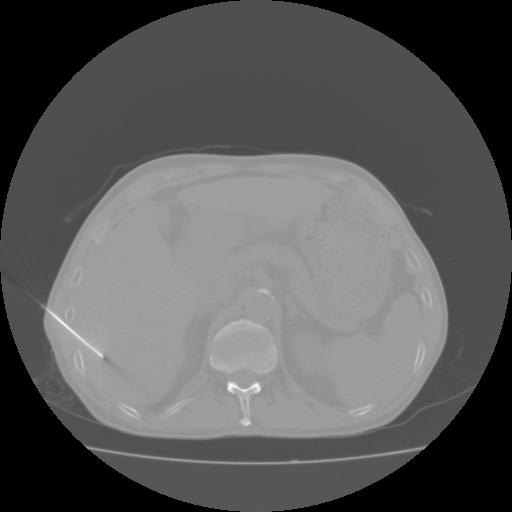
#> input picture Test_Img/10.jpg, 512 x 512 px, found by its file name
$ python One_Important_Matter.py
#> lines starting #> are read from the running program, lines starting #| are printed output that depends on the picture
import numpy as np
import cv2 as cv
from matplotlib import pyplot as plt
img = cv.imread('/home/qiao/PythonProjects/Opencv_On_CT/Test_Img/10.jpg',0)
#> img is the input picture: shape (512, 512); min 0, max 254, mean 90.7
# Output dtype = cv.CV_8U
sobelx8u = cv.Sobel(img,cv.CV_8U,1,0,ksize=5)
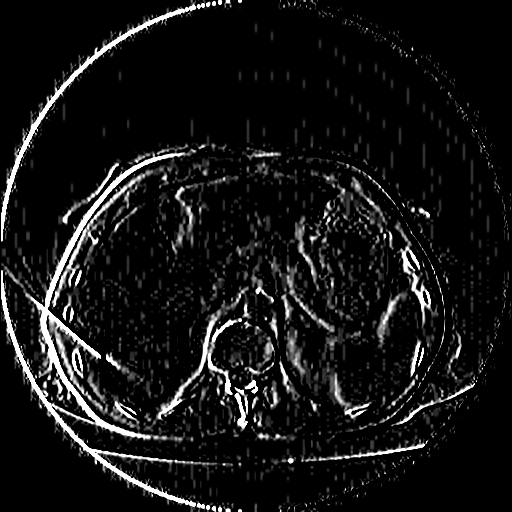
#> sobelx8u: shape (512, 512); min 0, max 255, mean 21
# Output dtype = cv.CV_64F. Then take its absolute and convert to cv.CV_8U
sobelx64f = cv.Sobel(img,cv.CV_64F,1,0,ksize=5)
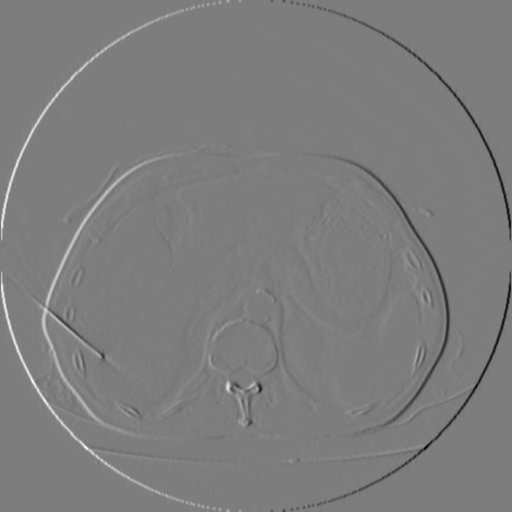
#> sobelx64f: shape (512, 512) float64; min -4598, max 4726, mean 0; drawn with min black and max white
abs_sobel64f = np.absolute(sobelx64f)
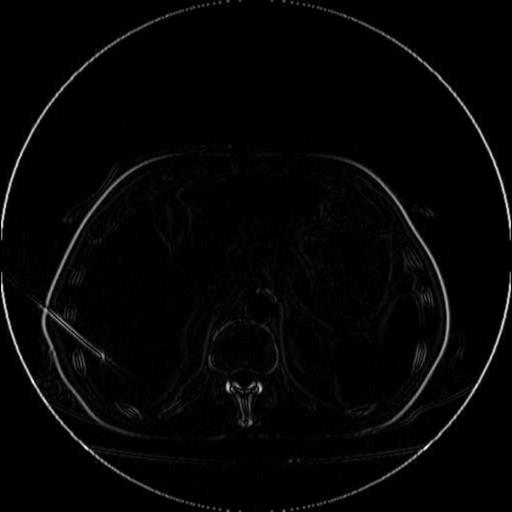
#> abs_sobel64f: shape (512, 512) float64; min 0, max 4726, mean 93; drawn with min black and max white
sobel_8u = np.uint8(abs_sobel64f)
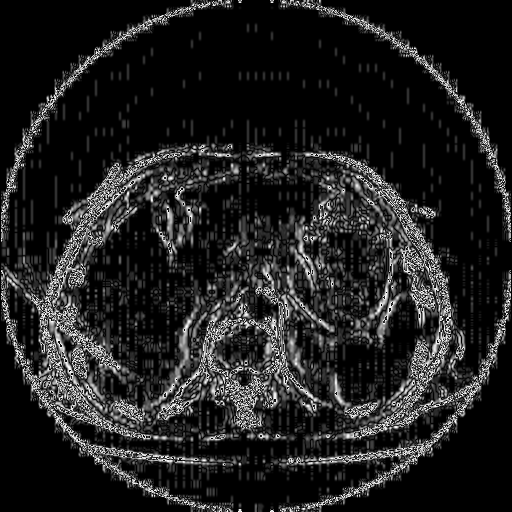
#> sobel_8u: shape (512, 512); min 0, max 255, mean 32.6
plt.subplot(1,3,1),plt.imshow(img,cmap = 'gray')
plt.title('Original'), plt.xticks([]), plt.yticks([])
plt.subplot(1,3,2),plt.imshow(sobelx8u,cmap = 'gray')
plt.title('Sobel CV_8U'), plt.xticks([]), plt.yticks([])
plt.subplot(1,3,3),plt.imshow(sobel_8u,cmap = 'gray')
plt.title('Sobel abs(CV_64F)'), plt.xticks([]), plt.yticks([])
